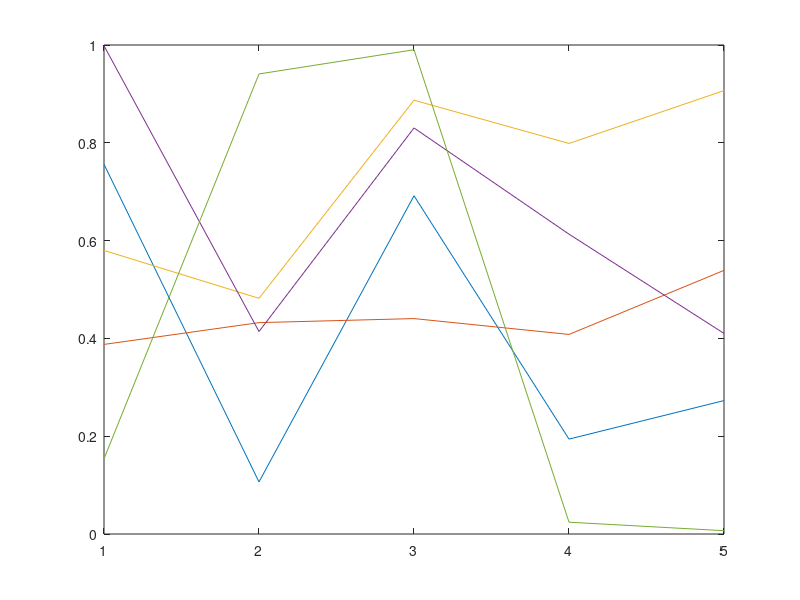

Write MATLAB code to recreate this figure.
clc
clear 
close all

f1 = figure(1);
plot(rand(5))

f2 = figure(2);

F = getframe(f1);

figure(3)
imshow(F.cdata)


current_folder = fileparts(mfilename('fullpath'));

imwrite(F.cdata, fullfile(current_folder, 'frame_image.png'))